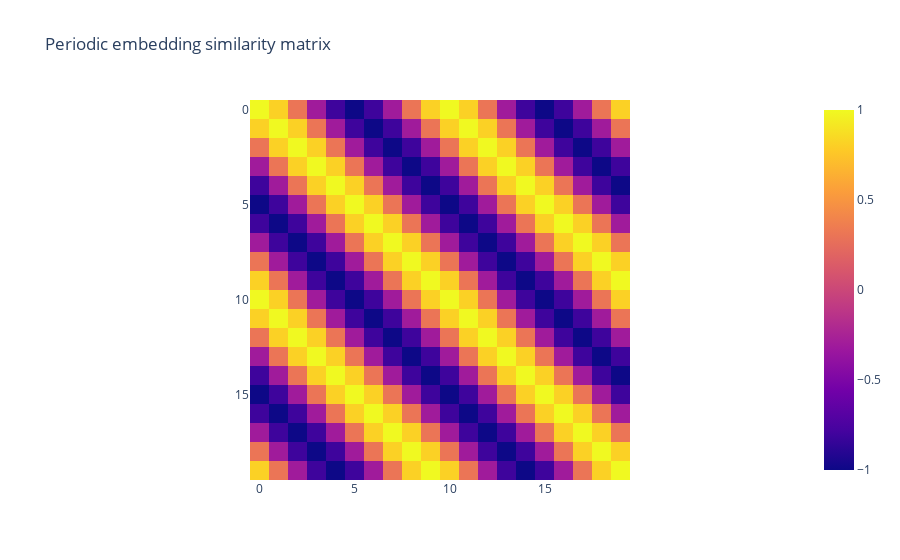

Notebook source saved alongside this figure:
### Code cell
import plotly.express as px
from math import sin, cos, tau

# generate embedding
embedding = []

period = 10
N = 2*period

for x in range(N):
    embedding.append(np.array([cos((tau*x)/period), sin((tau*x)/period)]))

similarity = []

for x in embedding:
    row = []
    for y in embedding:
        row.append(np.dot(x, y)/(np.linalg.norm(x)*np.linalg.norm(y)))
    similarity.append(row)

figure = px.imshow(similarity, title=f"Periodic embedding similarity matrix")
figure

### Figure 1 — Plotly figure (JSON) as saved in the notebook; plotly's stock layout.template omitted (floating-point values rounded to 4 significant figures; data arrays with more than 128 entries replaced by an {"elided": "..."} marker saying what was removed)
{"data": [{"coloraxis": "coloraxis", "hovertemplate": "x: %{x}<br>y: %{y}<br>color: %{z}<extra></extra>", "name": "0", "type": "heatmap", "xaxis": "x", "yaxis": "y", "z": {"elided": "20x20 float values"}}], "layout": {"coloraxis": {"colorscale": [[0, "#0d0887"], [0.1111, "#46039f"], [0.2222, "#7201a8"], [0.3333, "#9c179e"], [0.4444, "#bd3786"], [0.5556, "#d8576b"], [0.6667, "#ed7953"], [0.7778, "#fb9f3a"], [0.8889, "#fdca26"], [1, "#f0f921"]]}, "title": {"text": "Periodic embedding similarity matrix"}, "xaxis": {"anchor": "y", "constrain": "domain", "domain": [0, 1], "scaleanchor": "y"}, "yaxis": {"anchor": "x", "autorange": "reversed", "constrain": "domain", "domain": [0, 1]}}}
